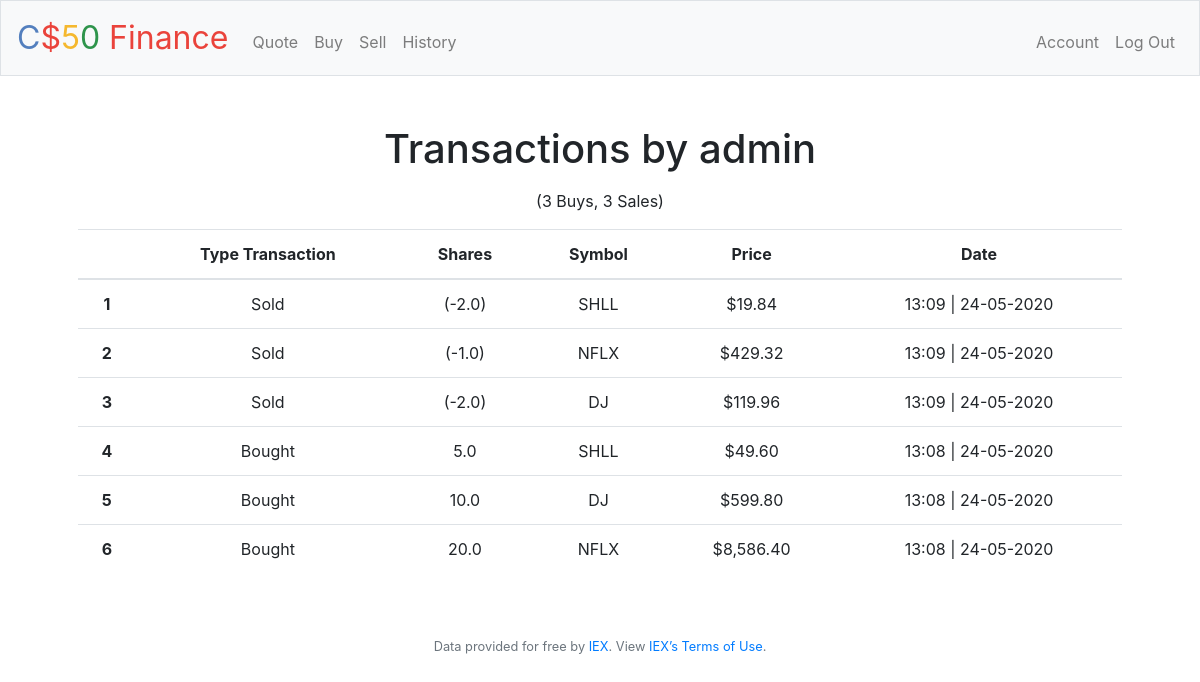
The page /history (signed in) on the database its author committed.
### webapp/users/models.py (models this page shows, shortened)
class User(db.Model, UserMixin):
    __tablename__ = 'user'
    id = db.Column(db.Integer, primary_key=True)
    first_name = db.Column(db.String(30))
    last_name = db.Column(db.String(255))
    username = db.Column(db.String(20), unique=True, nullable=False)
    email = db.Column(db.String(120), unique=True, nullable=False)
    password = db.Column(db.String(60), nullable=False)
    image_file = db.Column(db.String(20), nullable=False, default='default.png')
    bio = db.Column(db.TEXT)
    created_on = db.Column(db.DateTime, nullable=False, default=datetime.utcnow)
    last_online = db.Column(db.DateTime, nullable=False, default=datetime.utcnow)
    starting_cash = db.Column(db.Float, nullable=False)
    cash = db.Column(db.Float, default=0.00)
    portfolio_value = db.Column(db.Float, default=0.00)
    portfolio_size = db.Column(db.Integer, nullable=False, default=0)
    num_buys = db.Column(db.Integer, nullable=False, default=0)
    num_sales = db.Column(db.Integer, nullable=False, default=0)
    num_equal_sales = db.Column(db.Integer, nullable=False, default=0)
    num_positive_sales = db.Column(db.Integer, nullable=False, default=0)
    num_negative_sales = db.Column(db.Integer, nullable=False, default=0)
    last_buy = db.Column(db.DateTime)
    last_sale = db.Column(db.DateTime)
    status = db.Column(db.Boolean, nullable=False, server_default='1')
    access = db.Column(db.Integer, nullable=False, default=1)
    roles = db.relationship('Role', secondary='user_roles')
    shares = db.relationship('Share', backref='owner', lazy=True)
    transactions = db.relationship('Transaction', backref='user', lazy=True)

### webapp/transactions/models.py (models this page shows, shortened)
class Transaction(db.Model):
    __tablename__ = 'transaction'
    id = db.Column(db.Integer, primary_key=True)
    user_id = db.Column(db.Integer, db.ForeignKey('user.id'), nullable=False)
    share_id = db.Column(db.Integer, db.ForeignKey('share.id'), nullable=False)
    symbol = db.Column(db.String(100), nullable=False)
    is_buy = db.Column(db.Boolean, nullable=False)
    price_per_share = db.Column(db.Float, nullable=False)
    num_shares = db.Column(db.Float, nullable=False)
    dollar_amount = db.Column(db.Float, nullable=False)
    date = db.Column(db.DateTime, nullable=False, default=datetime.utcnow)

### webapp/transactions/routes.py (the view)
@transactions.route("/history")
@login_required
def history():
    transactions = Transaction.query.order_by(Transaction.date.desc()).filter_by(user_id=current_user.id)
    return render_template("history.html", title='History', user=current_user, transactions=transactions)

### webapp/users/models.py (called while the page is built)
@login_manager.user_loader
def load_user(user_id):
    return User.query.get(int(user_id))

### webapp/templates/history.html (shortened to what this page needs)
{% extends "layout.html" %}
{% block main %}
    <h1 class="mb-3">Transactions by {{ user.username }}</h1>
    <p>({{ user.num_buys }} Buys, {{ user.num_sales}} Sales)</p>
    <table class="table table-hover">
        <thead>
            <tr>
                <th scope="col"></th>
                <th scope="col">Type Transaction</th>
                <th scope="col">Shares</th>
                <th scope="col">Symbol</th>
                <th scope="col">Price</th>
                <th scope="col">Date</th>
            </tr>
          </thead>
        <tbody>
            {% for transaction in transactions %}
            <tr>
                <th scope="row"> {{ loop.index0 + 1 }} </th>
                {% if transaction.is_buy %}
                    <td> Bought </td>
                    <td> {{ transaction.num_shares }} </td>
                {% else %}
                    <td> Sold </td>
                    <td> ({{ -transaction.num_shares }}) </td>
                {% endif %}
                <td> {{ transaction.symbol }} </td>
                <td> {{ '${:,.2f}'.format(transaction.dollar_amount) }} </td>
                <td> {{ transaction.date.strftime('%H:%M | %d-%m-%Y') }} </td>
            </tr>
            {% endfor %}
        </tbody>
    </table>
{% endblock main %}

### webapp/static/css/styles.css (style rules this page uses)
body { margin: 0; padding: 0; box-sizing: border-box; }

### rows shown on the page
User: username "admin", num_buys "3", num_sales "3"
Transaction: dollar_amount "$19.84"
Transaction: dollar_amount "$429.32"
Transaction: dollar_amount "$119.96"
Transaction: dollar_amount "$49.60"
Transaction: dollar_amount "$599.80"
Transaction: dollar_amount "$8,586.40"
